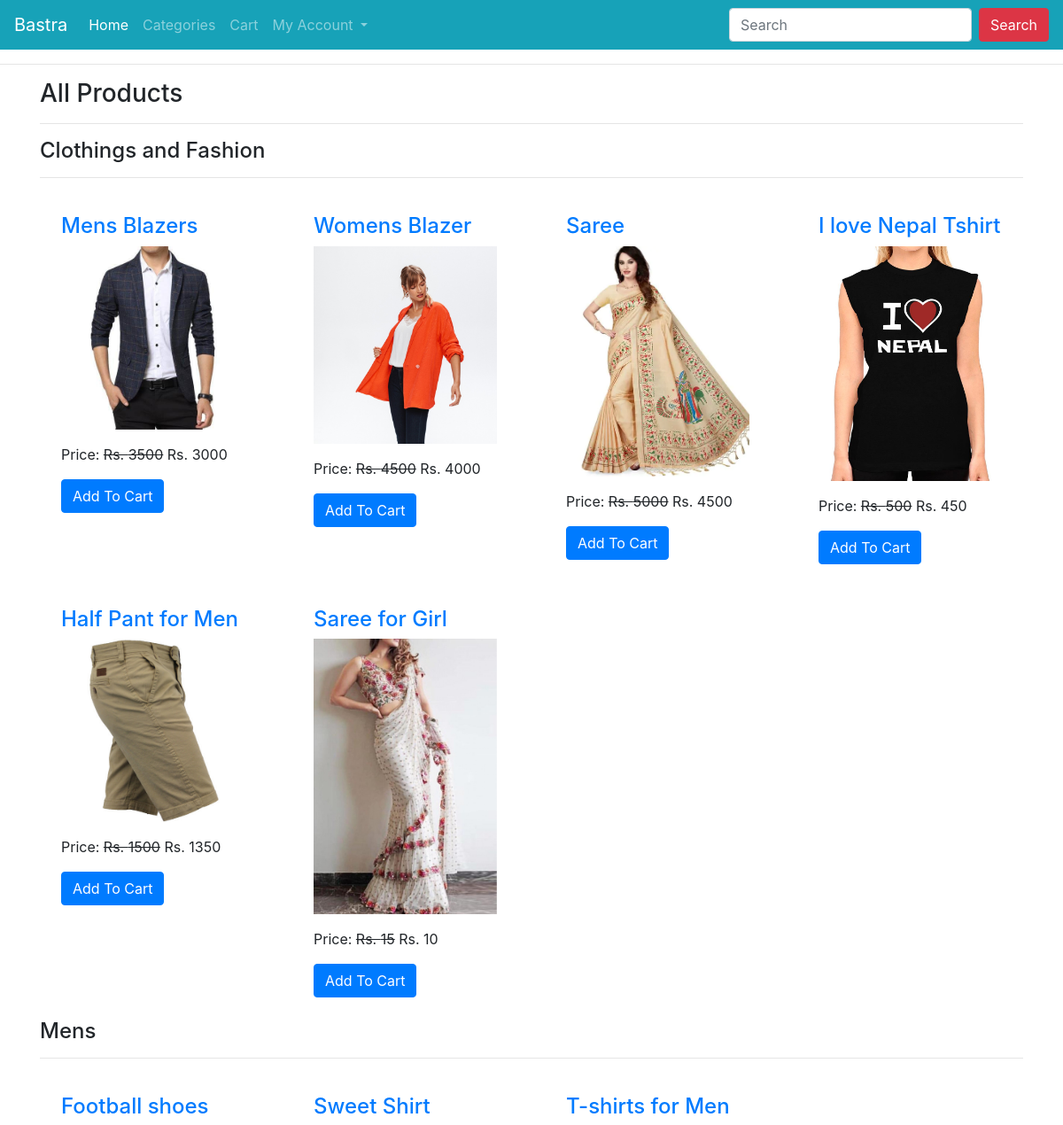
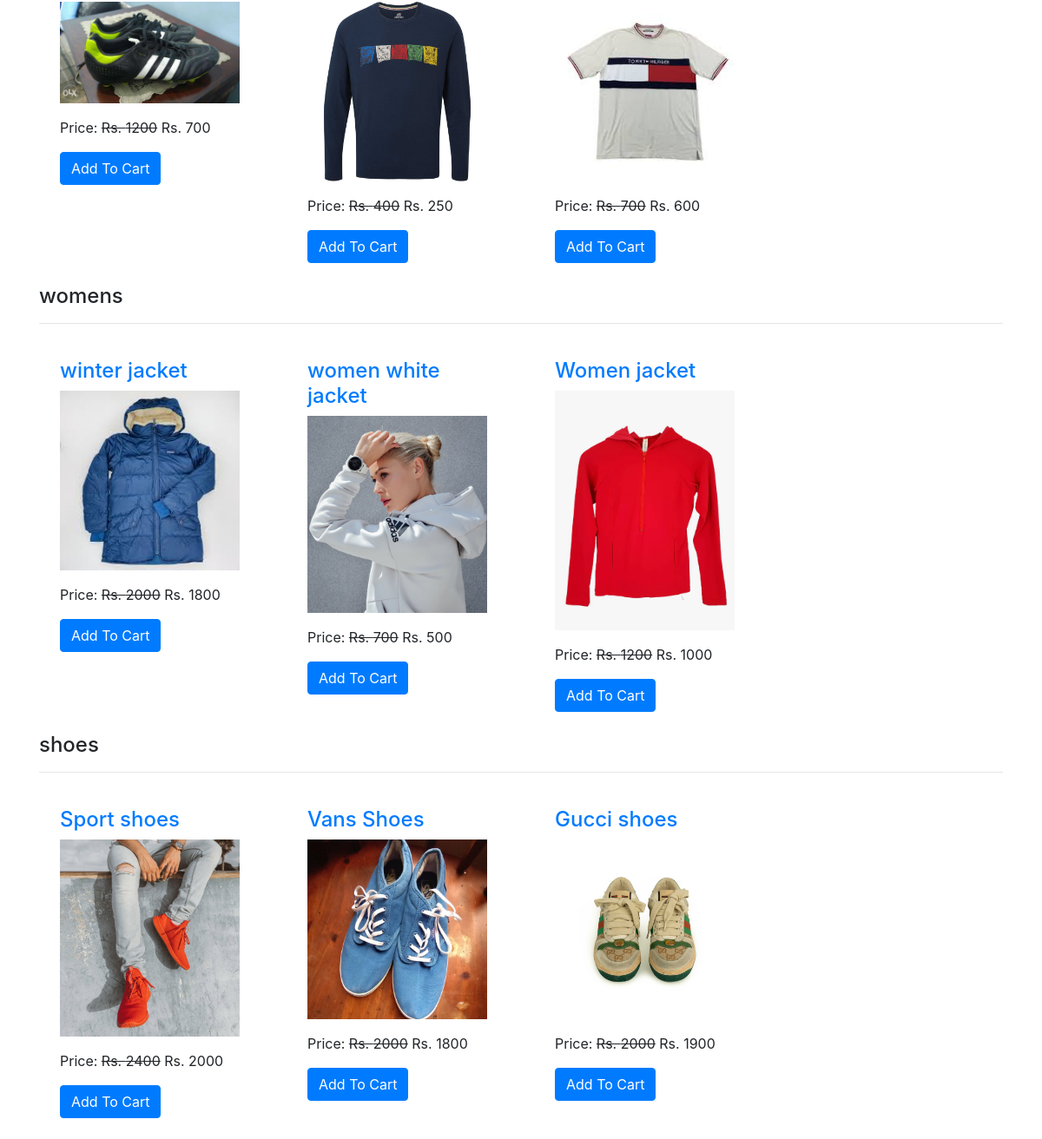
Page /all-products/ (signed in) on the committed database (2 pictures, top to bottom).
### ecomapp/models.py (models this page shows, shortened)
class Category(models.Model):
    title = models.CharField(max_length=200)
    slug = models.SlugField(unique=True)

class Product(models.Model):
    title = models.CharField(max_length=200)
    slug = models.SlugField(unique=True)
    category = models.ForeignKey(Category, on_delete=models.CASCADE)
    image = models.ImageField(upload_to="products")
    marked_price = models.PositiveIntegerField()
    selling_price = models.PositiveIntegerField()
    description = models.TextField()
    warranty = models.CharField(max_length=300, null=True, blank=True)
    return_policy = models.CharField(max_length=300, null=True, blank=True)
    view_count = models.PositiveIntegerField(default=0)

### ecomapp/views.py (the view)
# urls.py: path("all-products/", AllProductsView.as_view(), name="allproducts"),
class AllProductsView(EcomMixin, TemplateView):
    template_name = "allproducts.html"
    def get_context_data(self, **kwargs):
        context = super().get_context_data(**kwargs)
        context['allcategories'] = Category.objects.all()
        return context

### ecomapp/views.py (called while the page is built)
    def dispatch(self, request, *args, **kwargs):
        cart_id = request.session.get("cart_id")
        if cart_id:
            cart_obj = Cart.objects.get(id=cart_id)
            if request.user.is_authenticated and request.user.customer:
                cart_obj.customer = request.user.customer
                cart_obj.save()
        return super().dispatch(request, *args, **kwargs)

### templates/allproducts.html (shortened to what this page needs)
{% extends 'base.html' %}
{% block content %}
<div class="container">
    <h3>All Products</h3><hr>
    {% for cat in allcategories %}
    <h4>{{cat.title}}</h4><hr>
    <div class="row">
        {% for p in cat.product_set.all %}
        <div class="col-md-3">
            <div class="m-4">
                <h4><a href="{% url 'ecomapp:productdetail' p.slug %}">{{p.title}}</a></h4>
                <img src="{{p.image.url}}" alt="" class="img-fluid" style="height: 2500; object-fit: cover;">
                <p class="mt-3">Price: <strike>Rs. {{p.marked_price}}</strike> Rs. {{p.selling_price}}</p>
                <a href="{% url 'ecomapp:addtocart' p.id %}" class="btn btn-primary">Add To Cart</a>
            </div>
        </div>
        {% endfor %}
    </div>
    {% endfor %}
</div>
{% endblock %}

### rows in the picture
Category: title "Clothings and Fashion"
Product: title "Mens Blazers", image (picture), marked_price "3500", selling_price "3000"
Product: title "Womens Blazer", image (picture), marked_price "4500", selling_price "4000"
Product: title "Saree", image (picture), marked_price "5000", selling_price "4500"
Product: title "I love Nepal Tshirt", image (picture), marked_price "500", selling_price "450"
Product: title "Half Pant for Men", image (picture), marked_price "1500", selling_price "1350"
Product: title "Saree for Girl", image (picture), marked_price "15", selling_price "10"
Category: title "Mens"
Product: title "Football shoes", image (picture), marked_price "1200", selling_price "700"
Product: title "Sweet Shirt", image (picture), marked_price "400", selling_price "250"
Product: title "T-shirts for Men", image (picture), marked_price "700", selling_price "600"
Category: title "womens"
Product: title "winter jacket", image (picture), marked_price "2000", selling_price "1800"
Product: title "women white jacket", image (picture), marked_price "700", selling_price "500"
Product: title "Women jacket", image (picture), marked_price "1200", selling_price "1000"
Category: title "shoes"
Product: title "Sport shoes", image (picture), marked_price "2400", selling_price "2000"
Product: title "Vans Shoes", image (picture), marked_price "2000", selling_price "1800"
Product: title "Gucci shoes", image (picture), marked_price "2000", selling_price "1900"
